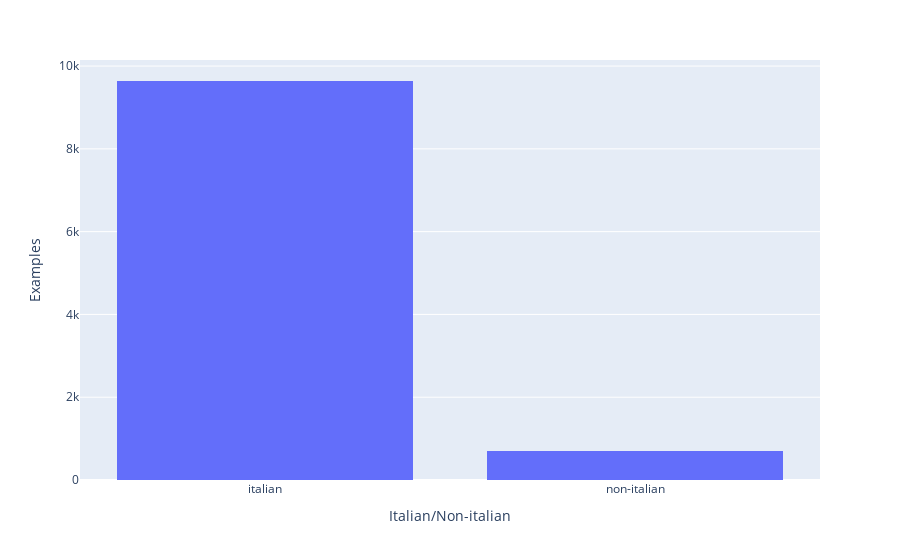

This figure's notebook cell:
### Code cell
# plot 
# X values
x = list(target_var.keys())
x = ["italian" if example == 0 else "non-italian" for example in x]
# y values
y = list(target_var.values())
# plot distribution
px.histogram(x=x, y=y).update_layout(xaxis_title="Languages", yaxis_title="Examples").update_layout(xaxis_title="Italian/Non-italian", yaxis_title="Examples")

### Figure 1 — Plotly figure (JSON) as saved in the notebook; plotly's stock layout.template omitted (floating-point values rounded to 4 significant figures)
{"data": [{"alignmentgroup": "True", "bingroup": "x", "histfunc": "sum", "hovertemplate": "x=%{x}<br>sum of y=%{y}<extra></extra>", "legendgroup": "", "marker": {"color": "#636efa", "pattern": {"shape": ""}}, "name": "", "offsetgroup": "", "orientation": "v", "showlegend": false, "type": "histogram", "x": ["italian", "non-italian"], "xaxis": "x", "y": [9639, 698], "yaxis": "y"}], "layout": {"barmode": "relative", "legend": {"tracegroupgap": 0}, "margin": {"t": 60}, "xaxis": {"anchor": "y", "domain": [0, 1], "title": {"text": "Italian/Non-italian"}}, "yaxis": {"anchor": "x", "domain": [0, 1], "title": {"text": "Examples"}}}}
